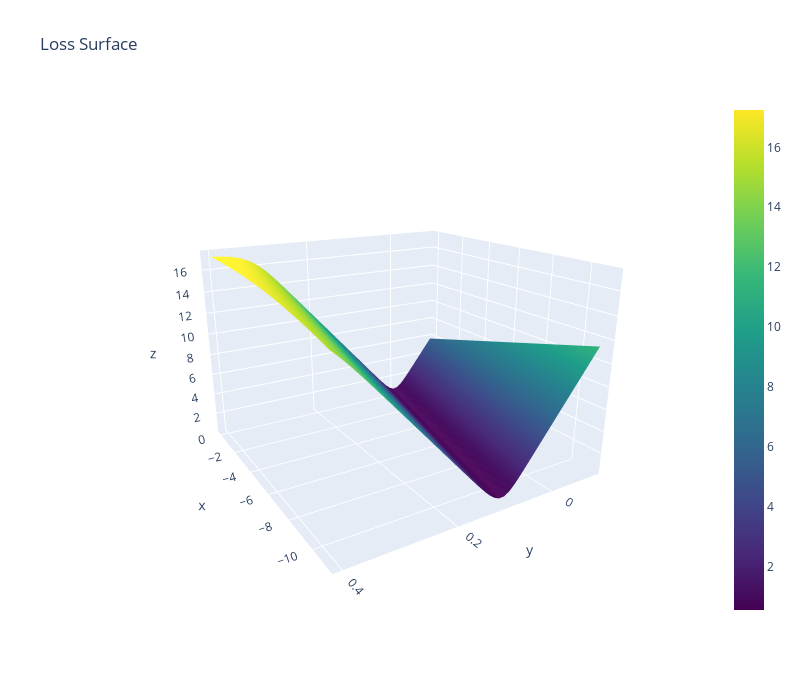

Write notebook code for a chart like this one.
### Code cell
theta0s = np.linspace(-11, 0, 10)
theta1s = np.linspace(0, 0.3, 10)
loss_plot_3d(theta0s, theta1s, mean_ce_loss, nba["PTS"], nba["WON"])

### Figure 1 — Plotly figure (JSON) as saved in the notebook; plotly's stock layout.template omitted (floating-point values rounded to 4 significant figures; data arrays with more than 128 entries replaced by an {"elided": "..."} marker saying what was removed)
{"data": [{"colorscale": [[0, "#440154"], [0.1111, "#482878"], [0.2222, "#3e4989"], [0.3333, "#31688e"], [0.4444, "#26828e"], [0.5556, "#1f9e89"], [0.6667, "#35b779"], [0.7778, "#6ece58"], [0.8889, "#b5de2b"], [1, "#fde725"]], "type": "surface", "x": [-11.1, -10.87, -10.64, -10.41, -10.19, -9.957, -9.729, -9.5, -9.271, -9.043, -8.814, -8.586, -8.357, -8.129, -7.9, -7.671, -7.443, -7.214, -6.986, -6.757, -6.529, -6.3, -6.071, -5.843, -5.614, -5.386, -5.157, -4.929, -4.7, -4.471, -4.243, -4.014, -3.786, -3.557, -3.329, -3.1, -2.871, -2.643, -2.414, -2.186, -1.957, -1.729, -1.5, -1.271, -1.043, -0.8143, -0.5857, -0.3571, -0.1286, 0.1], "y": [-0.1, -0.0898, -0.07959, -0.06939, -0.05918, -0.04898, -0.03878, -0.02857, -0.01837, -0.008163, 0.002041, 0.01224, 0.02245, 0.03265, 0.04286, 0.05306, 0.06327, 0.07347, 0.08367, 0.09388, 0.1041, 0.1143, 0.1245, 0.1347, 0.1449, 0.1551, 0.1653, 0.1755, 0.1857, 0.1959, 0.2061, 0.2163, 0.2265, 0.2367, 0.2469, 0.2571, 0.2673, 0.2776, 0.2878, 0.298, 0.3082, 0.3184, 0.3286, 0.3388, 0.349, 0.3592, 0.3694, 0.3796, 0.3898, 0.4], "z": {"elided": "50x50 float values"}}], "layout": {"autosize": true, "height": 700, "scene": {"aspectmode": "manual", "aspectratio": {"x": 1, "y": 1, "z": 0.7}, "camera": {"eye": {"x": -1.743, "y": 1.071, "z": 0.71}, "up": {"x": 0, "y": 0, "z": 1}}, "xaxis": {"gridcolor": "rgb(255, 255, 255)", "showbackground": true, "zerolinecolor": "rgb(255, 255, 255)"}, "yaxis": {"gridcolor": "rgb(255, 255, 255)", "showbackground": true, "zerolinecolor": "rgb(255, 255, 255)"}, "zaxis": {"gridcolor": "rgb(255, 255, 255)", "showbackground": true, "zerolinecolor": "rgb(255, 255, 255)"}}, "title": {"text": "Loss Surface"}, "width": 800}}
